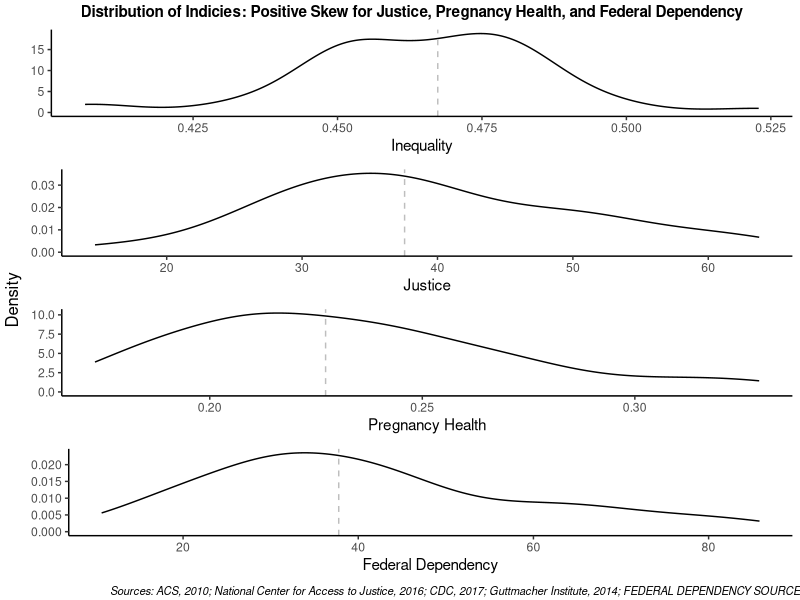
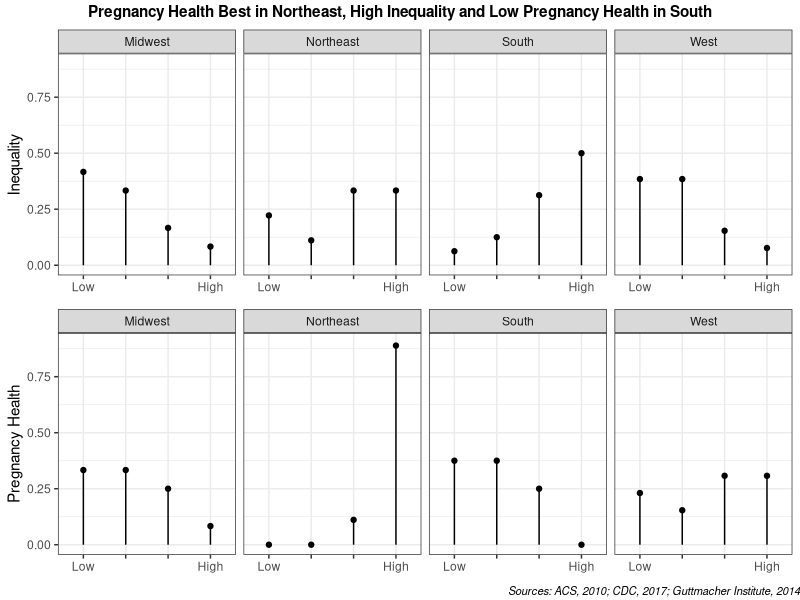

Write R code to recreate these figures, in order.
## ---- chunk 1
#Rose's code for showing density plots and categorical lolliplots

#Step 1, bring in the data, create data frame
data <- read.csv("eardata.csv")
data <- as.data.frame(data)

#Step 2, create density plots for indicies with median line
library(ggplot2)
Ginibase=ggplot(data,aes(x = Gini))+stat_density(geom = "line")+theme_classic()+labs(x='Inequality', y= NULL)+geom_vline(aes(xintercept=median(Gini)),
            color="gray", linetype="dashed", size=.5)

Justicebase=ggplot(data,aes(x = JusticeIndex))+stat_density(geom = "line")+theme_classic()+labs(x='Justice', y= NULL)+geom_vline(aes(xintercept=median(JusticeIndex)),
            color="gray", linetype="dashed", size=.5)

PHIbase=ggplot(data,aes(x = PHI))+stat_density(geom = "line")+theme_classic()+labs(x='Pregnancy Health', y= NULL)+geom_vline(aes(xintercept=median(PHI)),
            color="gray", linetype="dashed", size=.5)

Dependencybase=ggplot(data,aes(x=DependencyScore))+stat_density(geom = "line")+theme_classic()+labs(x='Federal Dependency', y=NULL)+geom_vline(aes(xintercept=median(DependencyScore)),
            color="gray", linetype="dashed", size=.5)

#Combining into one plot
library(ggpubr)

DensityAll <-ggarrange(Ginibase,Justicebase,PHIbase,Dependencybase, ncol = 1,nrow = 4)

DensityAll2 = annotate_figure(DensityAll,
                            top = text_grob("Distribution of Indicies: Positive Skew for Justice, Pregnancy Health, and Federal Dependency",
                                            face = "bold", size = 11),
                            bottom = text_grob("Sources: ACS, 2010; National Center for Access to Justice, 2016; CDC, 2017; Guttmacher Institute, 2014; FEDERAL DEPENDENCY SOURCE", 
                                               hjust = 1, x = 1,
                                               face = "italic", 
                                               size = 8),
                            left = 'Density',
                            right = NULL)

DensityAll2

#Step 4, create lolliplots comparing Inequality and Pregnancy Health (most intersting comparisson)

#Create data frame - Inequality
summary(data$Gini)
data$GiniGroup =cut(data$Gini,
                          breaks = c(0.4,0.452,0.4673,0.4789,0.53),
                          #labels = c("1st Quartile","2nd Quartile","3rd Quartile", "4th Quartile"))
                          labels = c("Low"," ","  ","High"))

#marginal data frame - Inequality 
(GiniRegion=table(data$GiniGroup,data$Region))

GiniRegion_mgcol=prop.table(GiniRegion,
                              margin = 2)

GiniRegion_df<-as.data.frame(GiniRegion)
names(GiniRegion_df)
names(GiniRegion_df)<-c("GiniGroup","Region","Count")

GiniRegion_df$pctCol=as.data.frame(GiniRegion_mgcol)[,3]
head(GiniRegion_df)

#Create data frame - Pregnancy Health
summary(data$PHI)
data$PHIGroup =cut(data$PHI,
                          breaks = c(0.17,0.2062,0.2273,0.2541,0.33),
                          #labels = c("1st Quartile","2nd Quartile","3rd Quartile", "4th Quartile"))
                          labels = c("Low"," ","  ", "High"))

#marginal data frame - Pregnancy Health
(PHIRegion=table(data$PHIGroup,data$Region))

PHIRegion_mgcol=prop.table(PHIRegion,
                              margin = 2)

PHIRegion_df<-as.data.frame(PHIRegion)
names(PHIRegion_df)
names(PHIRegion_df)<-c("PHIGroup","Region","Count")

PHIRegion_df$pctCol=as.data.frame(PHIRegion_mgcol)[,3]
head(PHIRegion_df)

#Create lolliplot - Inequality
lolliplotGini = 
  ggplot(GiniRegion_df, 
                 aes(x = GiniGroup,
                     y = pctCol) ) + 
  geom_segment(aes(y = 0,
                   x = GiniGroup,  
                   yend = pctCol, #ends at the pct value
                   xend = GiniGroup)) + facet_grid( ~ Region) +
  geom_point()+theme_bw()+
  labs(y= "Inequality", 
       x=NULL)+ylim(0, .9)

#Create lolloplot - Pregnancy Health
lolliplotPHI = 
  ggplot(PHIRegion_df, 
                 aes(x = PHIGroup,
                     y = pctCol) ) + 
  geom_segment(aes(y = 0,
                   x = PHIGroup,  
                   yend = pctCol, #ends at the pct value
                   xend = PHIGroup)) + facet_grid( ~ Region) +
  geom_point()+theme_bw()+
  labs(y= "Pregnancy Health", 
       x=NULL)+ylim(0, .9)

#Group and label two plots
LolliAll_1 <-ggarrange(lolliplotGini,lolliplotPHI, ncol = 1,nrow = 2)

LolliAll_2= annotate_figure (LolliAll_1,
                            top = text_grob("Pregnancy Health Best in Northeast, High Inequality and Low Pregnancy Health in South",
                                            face = "bold", size = 11),
                            bottom = text_grob("Sources: ACS, 2010; CDC, 2017; Guttmacher Institute, 2014", 
                                               hjust = 1, x = 1,
                                               face = "italic", 
                                               size = 8))

LolliAll_2

